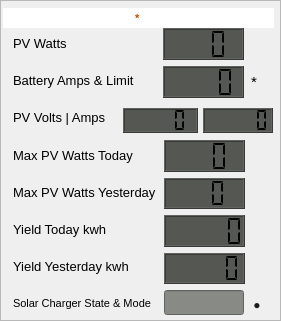
   <widget class="QFrame" name="Solar_Frame1">
    <property name="geometry">
     <rect>
      <x>990</x>
      <y>649</y>
      <width>281</width>
      <height>321</height>
     </rect>
    </property>
    <property name="frameShape">
     <enum>QFrame::StyledPanel</enum>
    </property>
    <property name="frameShadow">
     <enum>QFrame::Raised</enum>
    </property>
    <widget class="QWidget" name="layoutWidget_8">
     <property name="geometry">
      <rect>
       <x>164</x>
       <y>140</y>
       <width>83</width>
       <height>175</height>
      </rect>
     </property>
     <layout class="QVBoxLayout" name="verticalLayout">
      <item>
       <widget class="QLCDNumber" name="Max_PV_Watts_Today_1_LCD">
        <property name="minimumSize">
         <size>
          <width>81</width>
          <height>31</height>
         </size>
        </property>
        <property name="maximumSize">
         <size>
          <width>81</width>
          <height>16777215</height>
         </size>
        </property>
        <property name="font">
         <font>
          <pointsize>11</pointsize>
          <weight>50</weight>
          <bold>false</bold>
         </font>
        </property>
        <property name="styleSheet">
         <string notr="true">QLCDNumber{
background-color: rgb( 85, 87, 83 );
}</string>
        </property>
        <property name="digitCount">
         <number>3</number>
        </property>
        <property name="segmentStyle">
         <enum>QLCDNumber::Flat</enum>
        </property>
        <property name="value" stdset="0">
         <double>0.000000000000000</double>
        </property>
       </widget>
      </item>
      <item>
       <widget class="QLCDNumber" name="Max_PV_Watts_Yesterday_1_LCD">
        <property name="minimumSize">
         <size>
          <width>81</width>
          <height>31</height>
         </size>
        </property>
        <property name="maximumSize">
         <size>
          <width>81</width>
          <height>16777215</height>
         </size>
        </property>
        <property name="font">
         <font>
          <pointsize>11</pointsize>
          <weight>50</weight>
          <bold>false</bold>
         </font>
        </property>
        <property name="styleSheet">
         <string notr="true">QLCDNumber{
background-color: rgb( 85, 87, 83 );
}</string>
        </property>
        <property name="digitCount">
         <number>3</number>
        </property>
        <property name="segmentStyle">
         <enum>QLCDNumber::Flat</enum>
        </property>
        <property name="value" stdset="0">
         <double>0.000000000000000</double>
        </property>
       </widget>
      </item>
      <item>
       <widget class="QLCDNumber" name="Yield_Today_1_LCD">
        <property name="minimumSize">
         <size>
          <width>81</width>
          <height>31</height>
         </size>
        </property>
        <property name="maximumSize">
         <size>
          <width>81</width>
          <height>16777215</height>
         </size>
        </property>
        <property name="font">
         <font>
          <pointsize>11</pointsize>
          <weight>50</weight>
          <bold>false</bold>
         </font>
        </property>
        <property name="styleSheet">
         <string notr="true">QLCDNumber{
background-color: rgb( 85, 87, 83 );
}</string>
        </property>
        <property name="digitCount">
         <number>5</number>
        </property>
        <property name="segmentStyle">
         <enum>QLCDNumber::Flat</enum>
        </property>
        <property name="value" stdset="0">
         <double>0.000000000000000</double>
        </property>
       </widget>
      </item>
      <item>
       <widget class="QLCDNumber" name="Yield_Yesterday_1_LCD">
        <property name="minimumSize">
         <size>
          <width>81</width>
          <height>31</height>
         </size>
        </property>
        <property name="maximumSize">
         <size>
          <width>81</width>
          <height>16777215</height>
         </size>
        </property>
        <property name="font">
         <font>
          <pointsize>11</pointsize>
          <weight>50</weight>
          <bold>false</bold>
         </font>
        </property>
        <property name="styleSheet">
         <string notr="true">QLCDNumber{
background-color: rgb( 85, 87, 83 );
}</string>
        </property>
        <property name="digitCount">
         <number>5</number>
        </property>
        <property name="segmentStyle">
         <enum>QLCDNumber::Flat</enum>
        </property>
        <property name="value" stdset="0">
         <double>0.000000000000000</double>
        </property>
       </widget>
      </item>
      <item>
       <widget class="QLineEdit" name="Solar_Charger_State_1_lineEdit">
        <property name="maximumSize">
         <size>
          <width>80</width>
          <height>25</height>
         </size>
        </property>
        <property name="font">
         <font>
          <pointsize>10</pointsize>
          <weight>50</weight>
          <bold>false</bold>
         </font>
        </property>
        <property name="autoFillBackground">
         <bool>false</bool>
        </property>
        <property name="styleSheet">
         <string notr="true">background-color: rgb(136, 138, 133);</string>
        </property>
        <property name="alignment">
         <set>Qt::AlignCenter</set>
        </property>
       </widget>
      </item>
     </layout>
     <zorder>Max_PV_Watts_Yesterday_1_LCD</zorder>
     <zorder>Yield_Today_1_LCD</zorder>
     <zorder>Yield_Yesterday_1_LCD</zorder>
     <zorder>Solar_Charger_State_1_lineEdit</zorder>
     <zorder>Max_PV_Watts_Today_1_LCD</zorder>
    </widget>
    <widget class="QWidget" name="layoutWidget_2">
     <property name="geometry">
      <rect>
       <x>13</x>
       <y>28</y>
       <width>151</width>
       <height>291</height>
      </rect>
     </property>
     <layout class="QVBoxLayout" name="verticalLayout_12">
      <item>
       <widget class="QLabel" name="PV_Watts_label">
        <property name="font">
         <font>
          <pointsize>10</pointsize>
         </font>
        </property>
        <property name="text">
         <string>PV Watts</string>
        </property>
       </widget>
      </item>
      <item>
       <widget class="QLabel" name="Output_Amps_label">
        <property name="font">
         <font>
          <pointsize>10</pointsize>
         </font>
        </property>
        <property name="mouseTracking">
         <bool>false</bool>
        </property>
        <property name="text">
         <string>Battery Amps &amp; Limit</string>
        </property>
       </widget>
      </item>
      <item>
       <widget class="QLabel" name="PV_Volts_label">
        <property name="minimumSize">
         <size>
          <width>135</width>
          <height>0</height>
         </size>
        </property>
        <property name="maximumSize">
         <size>
          <width>135</width>
          <height>16777215</height>
         </size>
        </property>
        <property name="font">
         <font>
          <pointsize>10</pointsize>
         </font>
        </property>
        <property name="text">
         <string>PV Volts | Amps</string>
        </property>
       </widget>
      </item>
      <item>
       <widget class="QLabel" name="Max_PV_Watts_Today_label">
        <property name="font">
         <font>
          <pointsize>10</pointsize>
         </font>
        </property>
        <property name="text">
         <string>Max PV Watts Today</string>
        </property>
       </widget>
      </item>
      <item>
       <widget class="QLabel" name="Max_PV_Watts_Yesterday_label">
        <property name="minimumSize">
         <size>
          <width>0</width>
          <height>0</height>
         </size>
        </property>
        <property name="maximumSize">
         <size>
          <width>150</width>
          <height>16777215</height>
         </size>
        </property>
        <property name="font">
         <font>
          <pointsize>10</pointsize>
         </font>
        </property>
        <property name="text">
         <string>Max PV Watts Yesterday</string>
        </property>
       </widget>
      </item>
      <item>
       <widget class="QLabel" name="Yield_Today_label">
        <property name="font">
         <font>
          <pointsize>10</pointsize>
         </font>
        </property>
        <property name="text">
         <string>Yield Today kwh</string>
        </property>
       </widget>
      </item>
      <item>
       <widget class="QLabel" name="Yield_Yesterday_label">
        <property name="font">
         <font>
          <pointsize>10</pointsize>
         </font>
        </property>
        <property name="text">
         <string>Yield Yesterday kwh</string>
        </property>
       </widget>
      </item>
      <item>
       <widget class="QLabel" name="Solar_Charger_State_label">
        <property name="font">
         <font>
          <pointsize>8</pointsize>
         </font>
        </property>
        <property name="text">
         <string>Solar Charger State &amp; Mode</string>
        </property>
       </widget>
      </item>
     </layout>
     <zorder>Yield_Yesterday_label</zorder>
     <zorder>PV_Watts_label</zorder>
     <zorder>Solar_Charger_State_label</zorder>
     <zorder>Max_PV_Watts_Yesterday_label</zorder>
     <zorder>Max_PV_Watts_Today_label</zorder>
     <zorder>Output_Amps_label</zorder>
     <zorder>PV_Volts_label</zorder>
     <zorder>Yield_Today_label</zorder>
    </widget>
    <widget class="QLineEdit" name="Solar_Name_1_lineEdit">
     <property name="geometry">
      <rect>
       <x>3</x>
       <y>8</y>
       <width>271</width>
       <height>20</height>
      </rect>
     </property>
     <property name="font">
      <font>
       <pointsize>8</pointsize>
       <weight>75</weight>
       <bold>true</bold>
      </font>
     </property>
     <property name="styleSheet">
      <string notr="true">
color: rgb(198, 70, 0);</string>
     </property>
     <property name="text">
      <string>*</string>
     </property>
     <property name="frame">
      <bool>false</bool>
     </property>
     <property name="alignment">
      <set>Qt::AlignCenter</set>
     </property>
     <property name="readOnly">
      <bool>true</bool>
     </property>
    </widget>
    <widget class="QLabel" name="Output_Amps_Limit_1_label">
     <property name="geometry">
      <rect>
       <x>251</x>
       <y>70</y>
       <width>21</width>
       <height>23</height>
      </rect>
     </property>
     <property name="font">
      <font>
       <pointsize>11</pointsize>
      </font>
     </property>
     <property name="text">
      <string>*</string>
     </property>
    </widget>
    <widget class="QWidget" name="layoutWidget_3">
     <property name="geometry">
      <rect>
       <x>163</x>
       <y>28</y>
       <width>83</width>
       <height>70</height>
      </rect>
     </property>
     <layout class="QVBoxLayout" name="verticalLayout_11">
      <item>
       <widget class="QLCDNumber" name="PV_Watts_1_LCD">
        <property name="minimumSize">
         <size>
          <width>81</width>
          <height>31</height>
         </size>
        </property>
        <property name="maximumSize">
         <size>
          <width>81</width>
          <height>16777215</height>
         </size>
        </property>
        <property name="font">
         <font>
          <pointsize>10</pointsize>
          <weight>50</weight>
          <bold>false</bold>
         </font>
        </property>
        <property name="styleSheet">
         <string notr="true">QLCDNumber{
background-color: rgb( 85, 87, 83 );
}</string>
        </property>
        <property name="digitCount">
         <number>3</number>
        </property>
        <property name="segmentStyle">
         <enum>QLCDNumber::Flat</enum>
        </property>
        <property name="value" stdset="0">
         <double>0.000000000000000</double>
        </property>
       </widget>
      </item>
      <item>
       <widget class="QLCDNumber" name="Output_Amps_1_LCD">
        <property name="minimumSize">
         <size>
          <width>81</width>
          <height>31</height>
         </size>
        </property>
        <property name="maximumSize">
         <size>
          <width>80</width>
          <height>16777215</height>
         </size>
        </property>
        <property name="font">
         <font>
          <pointsize>10</pointsize>
          <weight>50</weight>
          <bold>false</bold>
         </font>
        </property>
        <property name="styleSheet">
         <string notr="true">QLCDNumber{
background-color: rgb( 85, 87, 83 );
}</string>
        </property>
        <property name="digitCount">
         <number>4</number>
        </property>
        <property name="segmentStyle">
         <enum>QLCDNumber::Flat</enum>
        </property>
        <property name="value" stdset="0">
         <double>0.000000000000000</double>
        </property>
       </widget>
      </item>
     </layout>
    </widget>
    <widget class="QLabel" name="SolarMode_1_LED">
     <property name="geometry">
      <rect>
       <x>249</x>
       <y>297</y>
       <width>16</width>
       <height>16</height>
      </rect>
     </property>
     <property name="font">
      <font>
       <pointsize>9</pointsize>
      </font>
     </property>
     <property name="toolTip">
      <string>&lt;html&gt;&lt;head/&gt;&lt;body&gt;&lt;p&gt;Green When Turned On and Red When Turned Off&lt;/p&gt;&lt;/body&gt;&lt;/html&gt;</string>
     </property>
     <property name="whatsThis">
      <string>The solar charger can be turned on or off.
Not to be confused with the Bulk, Absorp, Float and Off States.</string>
     </property>
     <property name="styleSheet">
      <string notr="true">color: rgb(28, 28, 28);</string>
     </property>
     <property name="text">
      <string>●</string>
     </property>
     <property name="alignment">
      <set>Qt::AlignCenter</set>
     </property>
    </widget>
    <widget class="QLCDNumber" name="PV_Volts_1_LCD">
     <property name="geometry">
      <rect>
       <x>123</x>
       <y>108</y>
       <width>75</width>
       <height>25</height>
      </rect>
     </property>
     <property name="minimumSize">
      <size>
       <width>75</width>
       <height>25</height>
      </size>
     </property>
     <property name="maximumSize">
      <size>
       <width>70</width>
       <height>25</height>
      </size>
     </property>
     <property name="font">
      <font>
       <pointsize>10</pointsize>
       <weight>50</weight>
       <bold>false</bold>
      </font>
     </property>
     <property name="styleSheet">
      <string notr="true">QLCDNumber{
background-color: rgb( 85, 87, 83 );
}</string>
     </property>
     <property name="smallDecimalPoint">
      <bool>true</bool>
     </property>
     <property name="digitCount">
      <number>4</number>
     </property>
     <property name="segmentStyle">
      <enum>QLCDNumber::Flat</enum>
     </property>
     <property name="value" stdset="0">
      <double>0.000000000000000</double>
     </property>
    </widget>
    <widget class="QLCDNumber" name="PV_Amps_1_LCD">
     <property name="geometry">
      <rect>
       <x>203</x>
       <y>108</y>
       <width>70</width>
       <height>25</height>
      </rect>
     </property>
     <property name="minimumSize">
      <size>
       <width>70</width>
       <height>25</height>
      </size>
     </property>
     <property name="maximumSize">
      <size>
       <width>70</width>
       <height>25</height>
      </size>
     </property>
     <property name="font">
      <font>
       <pointsize>10</pointsize>
       <weight>50</weight>
       <bold>false</bold>
      </font>
     </property>
     <property name="styleSheet">
      <string notr="true">QLCDNumber{
background-color: rgb( 85, 87, 83 );
}</string>
     </property>
     <property name="digitCount">
      <number>5</number>
     </property>
     <property name="segmentStyle">
      <enum>QLCDNumber::Flat</enum>
     </property>
     <property name="value" stdset="0">
      <double>0.000000000000000</double>
     </property>
    </widget>
    <widget class="QLabel" name="SolarCharger_Icon1">
     <property name="geometry">
      <rect>
       <x>120</x>
       <y>30</y>
       <width>41</width>
       <height>31</height>
      </rect>
     </property>
     <property name="text">
      <string/>
     </property>
     <property name="pixmap">
      <pixmap>SmartSolar.png</pixmap>
     </property>
    </widget>
   </widget>
